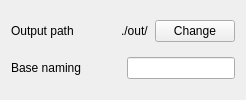
          <widget class="QWidget" name="tab_output_general">
           <attribute name="title">
            <string>General</string>
           </attribute>
           <layout class="QVBoxLayout" name="verticalLayout_16">
            <item>
             <layout class="QHBoxLayout" name="horizontalLayout_37">
              <item>
               <widget class="QLabel" name="label_29">
                <property name="text">
                 <string>Output path</string>
                </property>
                <property name="buddy">
                 <cstring>pushButton_output_change_path</cstring>
                </property>
               </widget>
              </item>
              <item>
               <spacer name="horizontalSpacer_35">
                <property name="orientation">
                 <enum>Qt::Horizontal</enum>
                </property>
                <property name="sizeHint" stdset="0">
                 <size>
                  <width>40</width>
                  <height>20</height>
                 </size>
                </property>
               </spacer>
              </item>
              <item>
               <widget class="QLabel" name="label_output_path">
                <property name="text">
                 <string>./out/</string>
                </property>
               </widget>
              </item>
              <item>
               <widget class="QPushButton" name="pushButton_output_change_path">
                <property name="text">
                 <string>Change</string>
                </property>
               </widget>
              </item>
             </layout>
            </item>
            <item>
             <layout class="QHBoxLayout" name="horizontalLayout_38">
              <item>
               <widget class="QLabel" name="label_31">
                <property name="text">
                 <string>Base naming</string>
                </property>
                <property name="buddy">
                 <cstring>lineEdit_output_base_naming</cstring>
                </property>
               </widget>
              </item>
              <item>
               <spacer name="horizontalSpacer_36">
                <property name="orientation">
                 <enum>Qt::Horizontal</enum>
                </property>
                <property name="sizeHint" stdset="0">
                 <size>
                  <width>40</width>
                  <height>20</height>
                 </size>
                </property>
               </spacer>
              </item>
              <item>
               <widget class="QLineEdit" name="lineEdit_output_base_naming"/>
              </item>
             </layout>
            </item>
           </layout>
          </widget>
